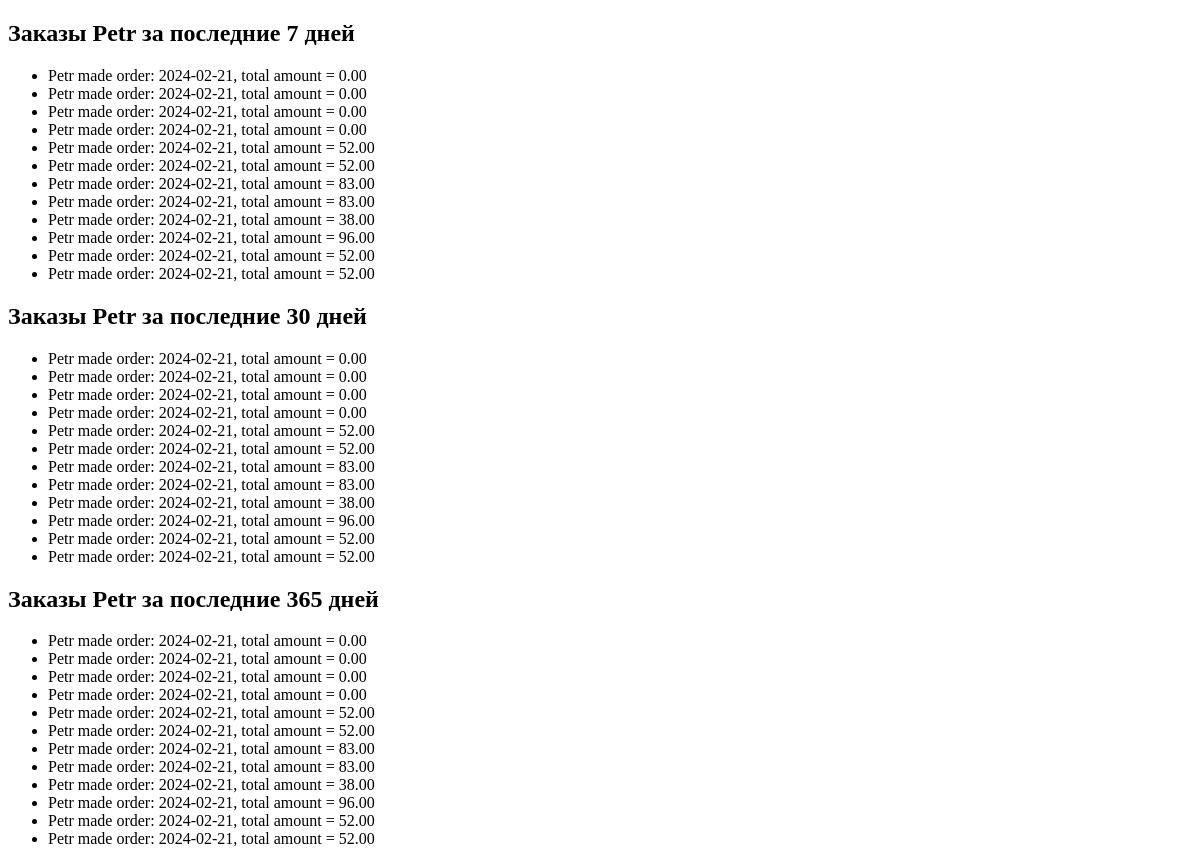
/hw3/orders/1/, run on an earlier commit of the app's database.
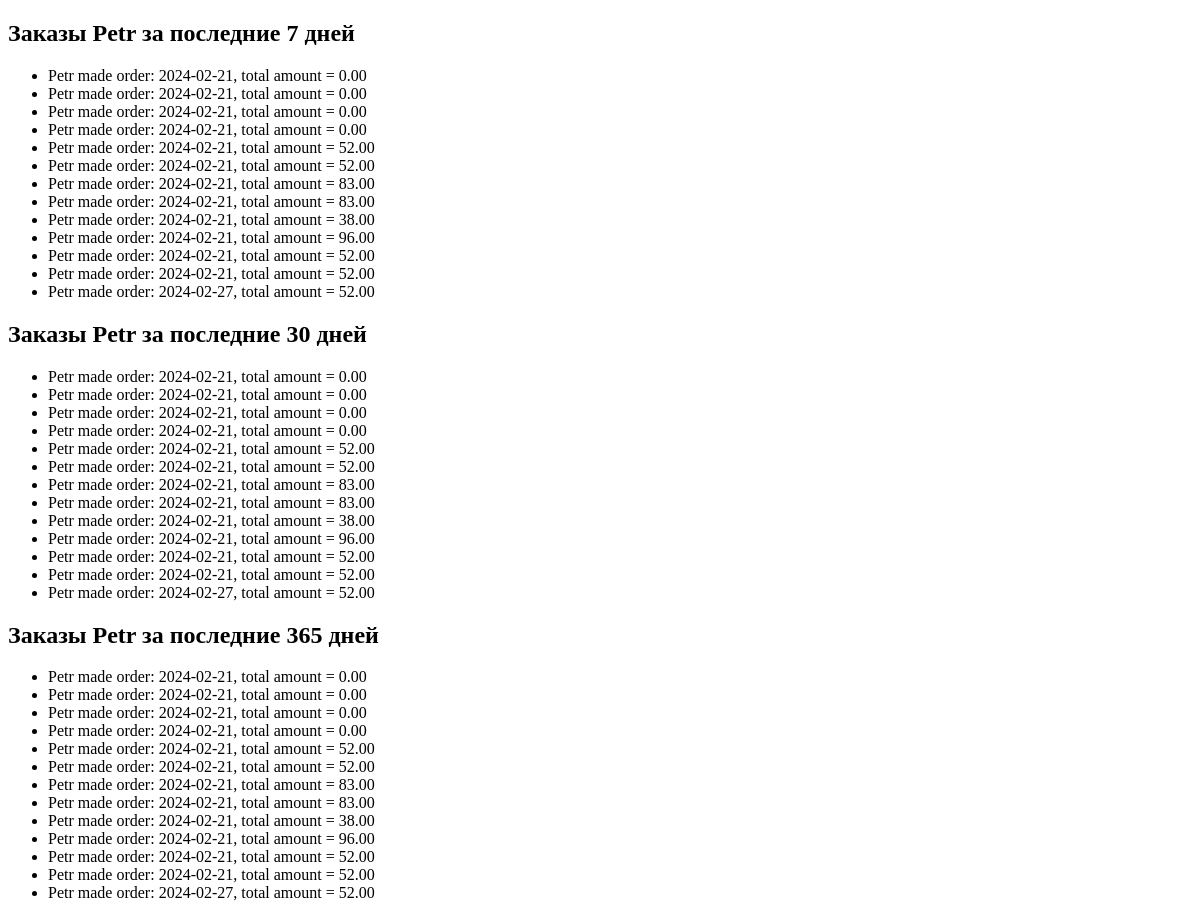
And on a later commit of the database.
### hw3app/models.py (models this page shows, shortened)
class Order(models.Model):
    customer = models.ForeignKey(Client, on_delete=models.CASCADE) #удалит все заказы
    products = models.ManyToManyField(Product)
    total_amount = models.DecimalField(max_digits=8, decimal_places=2)
    order_date = models.DateField(auto_now_add=True)
    def __str__(self):
        return f"{self.customer.name} made order: {self.order_date}, total amount = {self.total_amount}"

class Client(models.Model):
    name = models.CharField(max_length=100)
    email = models.EmailField()
    phone_number = models.IntegerField()
    address = models.CharField(max_length=100)
    registration_date = models.DateField(auto_now_add=True)

### hw3app/views.py (the view)
# urls.py: path('orders/<int:client_id>/', client_orders_seven),
def client_orders_seven(request, client_id):
    date = datetime.now()
    client = get_object_or_404(Client, pk=client_id)
    orders = Order.objects.filter(customer_id=client_id).order_by('order_date')
    return render(request, 'hw3app/orders.html', {'client': client,
                                                  'order': orders, 'day': (date.day - 7),
                                                  'month': (date.month - 1), 'year': (date.year - 1)})

### hw3app/templates/hw3app/orders.html (shortened to what this page needs)
<!DOCTYPE html>
<html lang="ru">
<head>
</head>
<body>
    <h2>Заказы {{ client.name }} за последние 7 дней</h2>
    <ul>
        {% for item in order %}
            {% if item.order_date.day > day %}
                <li>{{ item }}</li>
            {% else %}
                <li> {{ item }} </li>
            {% endif %}
        {% endfor %}
    </ul>
    <h2>Заказы {{ client.name }} за последние 30 дней </h2>
    <ul>
        {% for item in order %}
            {% if item.order_date.month > month %}
                <li>{{ item }}</li>
            {% else %}
                <li> {{ item }} </li>
            {% endif %}
        {% endfor %}
    </ul>
    <h2>Заказы {{ client.name }} за последние 365 дней</h2>
    <ul>
        {% for item in order %}
            {% if item.order_date.year > year %}
                <li>{{ item }}</li>
            {% else %}
                <li> {{ item }} </li>
            {% endif %}
        {% endfor %}
    </ul>
</body>
</html>

What changed in the data, as far as the page shows it:
added Order: customer+order_date+total_amount "Petr made order: 2024-02-27, total amount = 52.00"
